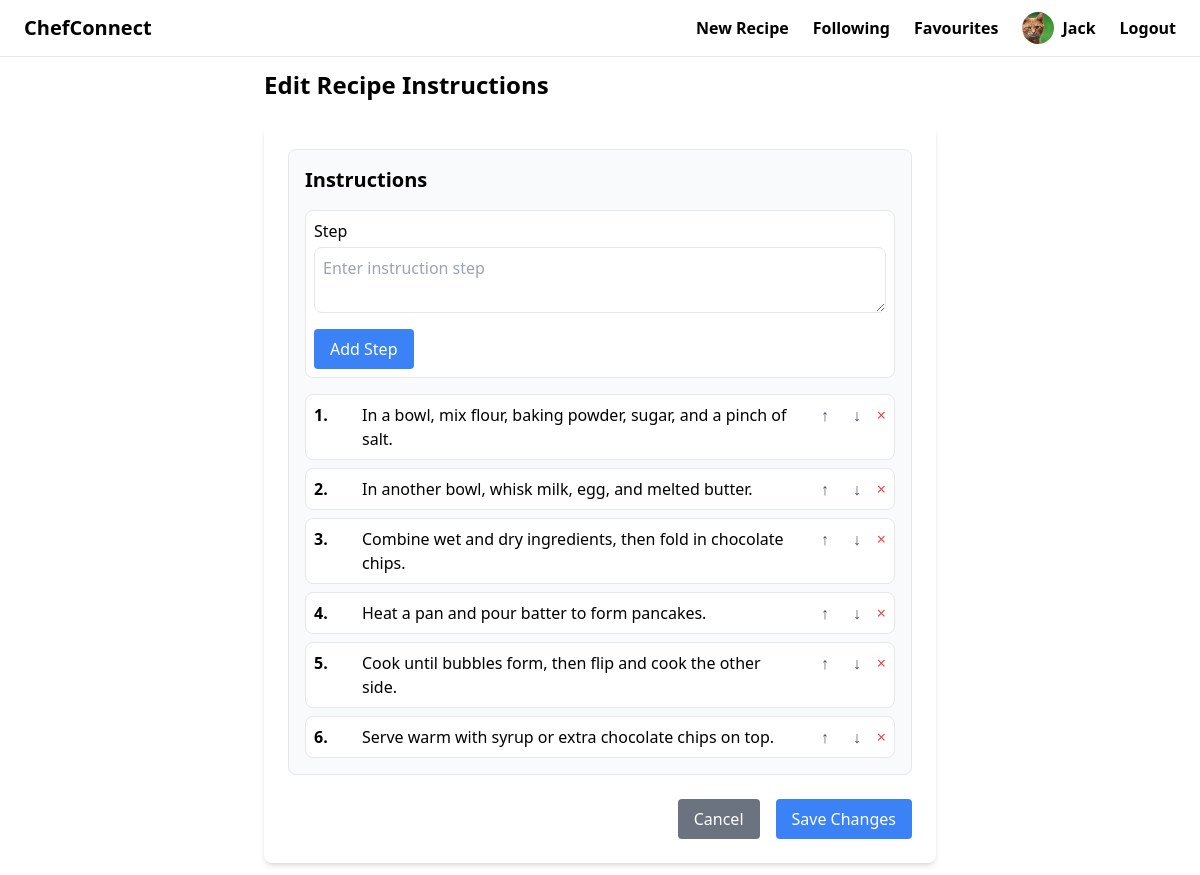
Page /recipe/7/edit/instructions/ (signed in) on the committed database.
### users/models.py (models this page shows, shortened)
class CustomUser(AbstractUser):
    profile_picture = models.ImageField(upload_to="profile_pictures", blank=True, null=True)  # media/profile_pictures
    description = models.TextField(blank=True, null=True)

### recipe/models.py (models this page shows, shortened)
class Instruction(models.Model):
    recipe = models.ForeignKey(Recipe, on_delete=models.CASCADE, related_name="instructions")
    step_no = models.PositiveIntegerField()
    instruction = models.TextField()

### recipe/views.py (the view, shortened to what this page needs)
# urls.py: path('recipe/<int:recipe_id>/edit/instructions/', edit_instructions, name="edit_instructions"),
@login_required
def edit_instructions(request, recipe_id):
    recipe = get_object_or_404(Recipe, id=recipe_id)
    context = {
        'recipe': recipe,
        'recipe_instructions': recipe.instructions.all().order_by('step_no')
    }
    return render(request, 'recipe/edit_instructions.html', context)

### recipe/templates/recipe/edit_instructions.html (shortened to what this page needs)
{% extends 'base.html' %}
{% load static %}
{% block content %}
    <div class="max-w-2xl mx-auto">
        <h1 class="text-2xl font-bold mb-6">Edit Recipe Instructions</h1>
        <form method="POST" id="instruction-form">
            <div class="bg-white p-4 sm:p-6 rounded-lg shadow-md">
                <div class="mb-6">
                    <div class="p-4 border rounded-lg bg-gray-50">
                        <h2 class="text-xl font-semibold mb-4">Instructions</h2>
                        <div class="instruction-form p-2 border rounded-lg bg-white mb-4">
                            <div class="flex flex-col">
                                <label class="font-medium mb-1">Step</label>
                                <textarea id="instruction-input" rows="2"
                                          class="w-full border rounded-lg p-2 focus:ring-2 focus:ring-blue-500"
                                          placeholder="Enter instruction step"></textarea>
                            </div>
                            <button type="button" id="add-instruction"
                                    class="w-full sm:w-auto bg-blue-500 text-white px-4 py-2 rounded mt-4">
                                Add Step
                            </button>
                        </div>
                        <div id="instruction-list" class="space-y-2">
                            {% for instruction in recipe_instructions %}
                                <div class="instruction-item flex flex-col sm:flex-row items-start space-y-2 sm:space-y-0 sm:space-x-4 p-2 border rounded-lg bg-white">
                                    <span class="instruction-number font-semibold min-w-[2rem]">{{ instruction.step_no }}.</span>
                                    <p class="instruction-text flex-grow">{{ instruction.instruction }}</p>
                                    <div class="flex w-full sm:w-auto justify-end space-x-2 mt-2 sm:mt-0">
                                        <button type="button" class="move-up text-gray-600 hover:text-gray-900 px-2">↑
                                        </button>
                                        <button type="button" class="move-down text-gray-600 hover:text-gray-900 px-2">
                                            ↓
                                        </button>
                                        <button type="button"
                                                class="remove-instruction text-red-500 hover:text-red-700">×
                                        </button>
                                    </div>
                                </div>
                            {% endfor %}
                        </div>
                    </div>
                </div>
                <div class="mt-6 flex flex-col sm:flex-row justify-end space-y-2 sm:space-y-0 sm:space-x-4">
                    <a href="{% url 'recipe:detail' recipe.id %}"
                       class="w-full sm:w-auto bg-gray-500 text-white px-4 py-2 rounded hover:bg-gray-600 text-center">
                        Cancel
                    </a>
                    <button type="submit"
                            class="w-full sm:w-auto bg-blue-500 text-white px-4 py-2 rounded hover:bg-blue-700">
                        Save Changes
                    </button>
                </div>
            </div>
        </form>
    </div>
{% endblock %}

### chefconnect/templates/base.html (shortened to what this page needs)
{% load static %}
<!doctype html>
<html>
<head>
    <script src="https://cdn.tailwindcss.com"></script>
</head>
<body>
<nav class="relative py-3 px-4 md:px-6 border-b border-gray-200">
    <div class="max-w-7xl mx-auto">
        <div class="flex justify-between items-center">
            <a href="/" class="text-xl font-semibold">ChefConnect</a>
            <div class="hidden md:flex items-center space-x-6">
                <a href="{% url 'recipe:add_recipe' %}" class="text-base font-semibold hover:text-gray-500">New
                    Recipe</a>
                <a href="{% url 'users:following' %}" class="text-base font-semibold hover:text-gray-500">Following</a>
                <a href="{% url 'recipe:saved_recipes' %}" class="text-base font-semibold hover:text-gray-500">Favourites</a>
                {% if request.user.is_authenticated %}
                    <a href="{% url 'users:profile' %}" class="flex items-center space-x-2">
                        {% if request.user.profile_picture %}
                            <img src="{{ request.user.profile_picture.url }}" alt="Profile"
                                 class="w-8 h-8 rounded-full object-cover">
                        {% else %}
                            <div class="w-8 h-8 rounded-full bg-gray-300 flex items-center justify-center">
                                <span class="text-gray-600">{{ request.user.username|first|upper }}</span>
                            </div>
                        {% endif %}
                        <span class="text-base font-semibold hover:text-gray-500">{{ request.user.username | capfirst }}</span>
                    </a>
                    <a href="{% url 'users:logout' %}"
                       class="text-base font-semibold hover:text-red-700">Logout</a>
                {% endif %}
            </div>
        </div>
    </div>
</nav>
<div class="px-4 md:px-6 py-3">
    {% block content %}
    {% endblock %}
</div>
</body>
</html>

### rows in the picture
CustomUser: user.profile_picture (picture), user.username "Jack"
Instruction: step_no "1", instruction "In a bowl, mix flour, baking powder, sugar, and a pinch of salt."
Instruction: step_no "2", instruction "In another bowl, whisk milk, egg, and melted butter."
Instruction: step_no "3", instruction "Combine wet and dry ingredients, then fold in chocolate chips."
Instruction: step_no "4", instruction "Heat a pan and pour batter to form pancakes."
Instruction: step_no "5", instruction "Cook until bubbles form, then flip and cook the other side."
Instruction: step_no "6", instruction "Serve warm with syrup or extra chocolate chips on top."
